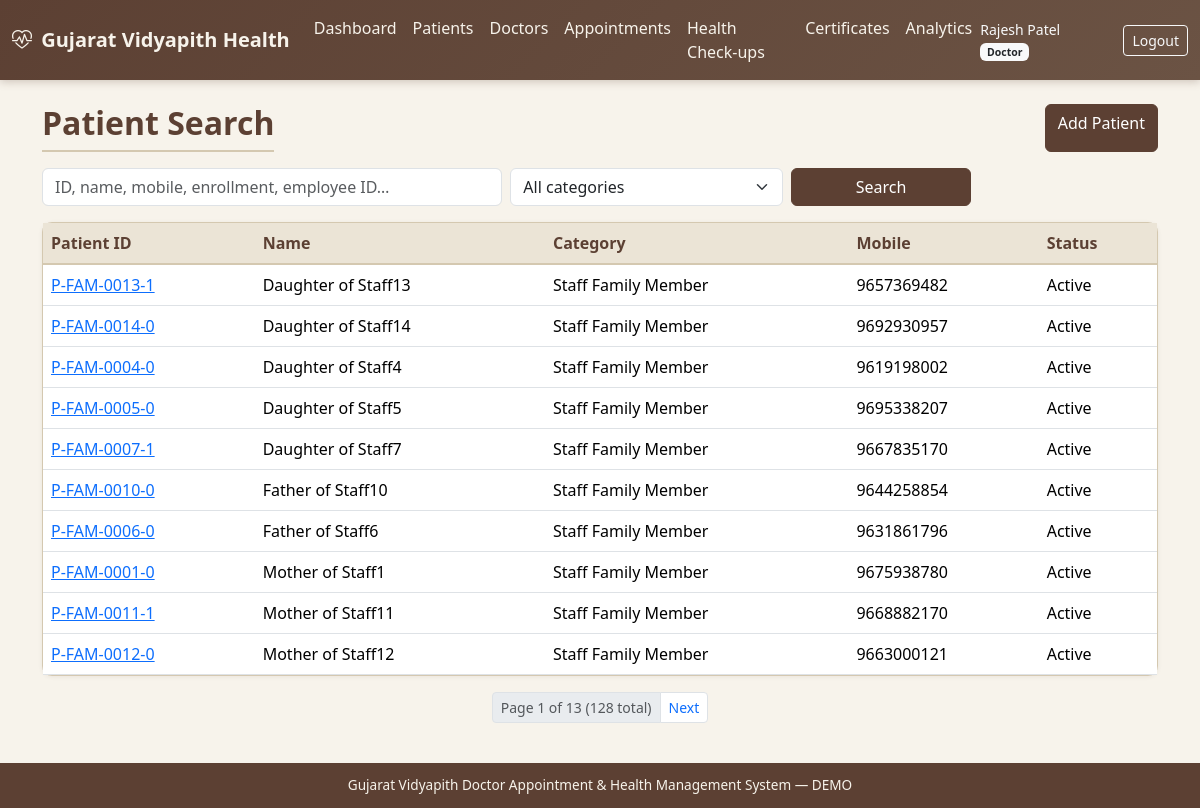
The app's page /patients/ (signed in) with its own data.
### accounts/models.py (models this page shows, shortened)
class User(AbstractUser):
    role = models.ForeignKey(
        Role, on_delete=models.SET_NULL, null=True, blank=True, related_name='users'
    )
    mobile = models.CharField(max_length=15, blank=True)
    gender = models.CharField(
        max_length=10,
        choices=[('Male', 'Male'), ('Female', 'Female'), ('Other', 'Other')],
        blank=True,
    )
    profile_photo = models.ImageField(upload_to='profiles/', blank=True, null=True)
    is_active_user = models.BooleanField(default=True)
    created_at = models.DateTimeField(auto_now_add=True)
    updated_at = models.DateTimeField(auto_now=True)
    class Meta:
        ordering = ['username']
    @property
    def role_code(self):
        return self.role.code if self.role else None
    def has_role(self, *codes):
        return self.role and self.role.code in codes
    def is_doctor_user(self):
        if self.has_role(Role.DOCTOR, Role.ADMIN, Role.SUPER_ADMIN):
            return True
        try:
            return self.doctor_profile is not None
        except Exception:
            return False

class Role(models.Model):
    ADMIN = 'admin'
    DOCTOR = 'doctor'
    STUDENT = 'student'
    STAFF = 'staff'
    STAFF_FAMILY = 'staff_family'
    HOD = 'hod'
    SUPER_ADMIN = 'super_admin'
    ROLE_CHOICES = [
        (ADMIN, 'Administrator'),
        (DOCTOR, 'Doctor'),
        (STUDENT, 'Student'),
        (STAFF, 'Staff'),
        (STAFF_FAMILY, 'Staff Family Member'),
        (HOD, 'HOD'),
        (SUPER_ADMIN, 'Super Administrator'),
    ]
    code = models.CharField(max_length=20, choices=ROLE_CHOICES, unique=True)
    name = models.CharField(max_length=50)
    description = models.TextField(blank=True)
    is_active = models.BooleanField(default=True)
    created_at = models.DateTimeField(auto_now_add=True)
    class Meta:
        ordering = ['name']

### patients/models.py (models this page shows, shortened)
class Patient(models.Model):
    CATEGORY_STUDENT = 'student'
    CATEGORY_STAFF = 'staff'
    CATEGORY_STAFF_FAMILY = 'staff_family'
    CATEGORY_CHOICES = [
        (CATEGORY_STUDENT, 'Student'),
        (CATEGORY_STAFF, 'University Staff'),
        (CATEGORY_STAFF_FAMILY, 'Staff Family Member'),
    ]
    patient_id = models.CharField(max_length=30, unique=True, db_index=True)
    user = models.OneToOneField(
        settings.AUTH_USER_MODEL,
        on_delete=models.SET_NULL,
        null=True,
        blank=True,
        related_name='patient_profile',
    )
    category = models.CharField(max_length=20, choices=CATEGORY_CHOICES, db_index=True)
    name = models.CharField(max_length=150, db_index=True)
    gender = models.CharField(
        max_length=10,
        choices=[('Male', 'Male'), ('Female', 'Female'), ('Other', 'Other')],
        blank=True,
    )
    date_of_birth = models.DateField(null=True, blank=True)
    email = models.EmailField(blank=True, db_index=True)
    mobile = models.CharField(max_length=15, blank=True, db_index=True)
    address = models.TextField(blank=True)
    blood_group = models.CharField(max_length=5, blank=True)
    emergency_contact = models.CharField(max_length=15, blank=True)
    status = models.CharField(
        max_length=20,
        choices=[('Active', 'Active'), ('Inactive', 'Inactive')],
        default='Active',
    )
    created_at = models.DateTimeField(auto_now_add=True)
    updated_at = models.DateTimeField(auto_now=True)
    created_by = models.ForeignKey(
        settings.AUTH_USER_MODEL,
        on_delete=models.SET_NULL,
        null=True,
        blank=True,
        related_name='patients_created',
    )
    class Meta:
        ordering = ['name']
        indexes = [
            models.Index(fields=['name', 'mobile']),
            models.Index(fields=['category', 'status']),
        ]

### patients/views.py (the view, shortened to what this page needs)
# urls.py: path('', views.index, name='index'),
@login_required
def index(request):
    form = PatientSearchForm(request.GET or None)
    own = get_linked_patient(request.user)
    if own and not is_doctor(request.user) and not is_admin(request.user):
        return redirect('patients:detail', patient_id=own.patient_id)
    qs = Patient.objects.filter(status='Active').select_related(
        'student_profile', 'student_profile__department',
        'staff_profile', 'staff_profile__department',
        'family_profile',
    ).order_by('name')
    q = category = ''
    page = Paginator(qs, 10).get_page(request.GET.get('page'))
    return render(request, 'patients/list.html', {
        'page_obj': page, 'form': form, 'q': q, 'category': category,
        'categories': Patient.CATEGORY_CHOICES,
    })

### patients/forms.py
class PatientSearchForm(forms.Form):
    q = forms.CharField(required=False, label='Search', widget=forms.TextInput(attrs={
        'class': 'form-control', 'placeholder': 'Patient ID, name, mobile, email, enrollment, employee ID…'
    }))
    category = forms.ChoiceField(
        required=False,
        choices=[('', 'All categories')] + list(Patient.CATEGORY_CHOICES),
        widget=forms.Select(attrs={'class': 'form-select'}),
    )

### accounts/authorization.py (called while the page is built)
def get_linked_patient(user):
    if not user or not user.is_authenticated:
        return None
    try:
        return user.patient_profile
    except ObjectDoesNotExist:
        return None
    except AttributeError:
        return None

### templates/patients/list.html (shortened to what this page needs)
{% extends "base.html" %}
{% block content %}
<div class="container">
  <div class="d-flex justify-content-between mb-3 flex-wrap gap-2">
    <h2 class="page-title mb-0">Patient Search</h2>
    {% if user.is_doctor_user or user.is_admin_user or user.is_superuser %}
    <a href="{% url 'patients:doctor_add' %}" class="btn btn-gv">Add Patient</a>
    {% endif %}
  </div>
  <form class="row g-2 mb-3" method="get">
    <div class="col-md-5">
      <input type="text" name="q" value="{{ q }}" class="form-control"
             placeholder="ID, name, mobile, enrollment, employee ID…">
    </div>
    <div class="col-md-3">
      <select name="category" class="form-select">
        <option value="">All categories</option>
      </select>
    </div>
    <div class="col-md-2">
      <button class="btn btn-gv w-100" type="submit">Search</button>
    </div>
  </form>
  <div class="card card-gv">
    <div class="table-responsive">
      <table class="table table-gv table-hover mb-0">
        <thead>
          <tr>
            <th>Patient ID</th>
            <th>Name</th>
            <th>Category</th>
            <th>Mobile</th>
            <th>Status</th>
          </tr>
        </thead>
        <tbody>
        {% for p in page_obj %}
          <tr>
            <td><a href="{% url 'patients:detail' p.patient_id %}">{{ p.patient_id }}</a></td>
            <td>{{ p.name }}</td>
            <td>{{ p.get_category_display }}</td>
            <td>{{ p.mobile|default:"—" }}</td>
            <td>{{ p.status }}</td>
          </tr>
        {% empty %}
          <tr><td colspan="5" class="text-center text-muted">No patients found</td></tr>
        {% endfor %}
        </tbody>
      </table>
    </div>
  </div>
  {% include "includes/pagination.html" %}
</div>
{% endblock %}

### templates/base.html (shortened to what this page needs)
{% load static %}
<!DOCTYPE html>
<html lang="en">
<head>
  <link href="https://cdn.jsdelivr.net/npm/bootstrap@5.3.3/dist/css/bootstrap.min.css" rel="stylesheet">
  <link href="https://cdn.jsdelivr.net/npm/bootstrap-icons@1.11.3/font/bootstrap-icons.min.css" rel="stylesheet">
  <link href="{% static 'css/gv-theme.css' %}" rel="stylesheet">
</head>
<body class="d-flex flex-column">
{% if user.is_authenticated %}
<nav class="navbar navbar-expand-lg navbar-gv">
  <div class="container-fluid">
    <a class="navbar-brand fw-semibold" href="{% url 'accounts:dashboard' %}">
      <i class="bi bi-heart-pulse me-1"></i> Gujarat Vidyapith Health
    </a>
    <div class="collapse navbar-collapse" id="navMain">
      <ul class="navbar-nav me-auto">
        <li class="nav-item"><a class="nav-link" href="{% url 'accounts:dashboard' %}">Dashboard</a></li>
        {% if user.is_superuser or user.role_code == 'admin' or user.role_code == 'super_admin' or user.role_code == 'doctor' %}
        <li class="nav-item"><a class="nav-link" href="{% url 'patients:index' %}">Patients</a></li>
        {% endif %}
        <li class="nav-item"><a class="nav-link" href="{% url 'doctors:index' %}">Doctors</a></li>
        <li class="nav-item"><a class="nav-link" href="{% url 'appointments:index' %}">Appointments</a></li>
        <li class="nav-item"><a class="nav-link" href="{% url 'health_records:index' %}">Health Check-ups</a></li>
        <li class="nav-item"><a class="nav-link" href="{% url 'certificates:index' %}">Certificates</a></li>
        <li class="nav-item"><a class="nav-link" href="{% url 'analytics:index' %}">Analytics</a></li>
      </ul>
      <span class="navbar-text text-light me-3 small">
        {{ user.get_full_name|default:user.username }}
        {% if user.role %}<span class="badge bg-light text-dark">{{ user.role.name }}</span>{% endif %}
      </span>
      <a class="btn btn-sm btn-outline-light" href="{% url 'accounts:logout' %}">Logout</a>
    </div>
  </div>
</nav>
{% endif %}
<main class="container-fluid py-4 flex-grow-1">
  {% block content %}{% endblock %}
</main>
<footer class="footer-gv text-center">
  <div class="container">
    Gujarat Vidyapith Doctor Appointment &amp; Health Management System &mdash; DEMO
  </div>
</footer>
</body>
</html>

### static/css/gv-theme.css (style rules this page uses)
:root { --gv-cream: #f7f3eb; --gv-cream-dark: #ebe4d6; --gv-brown: #5c4033; --gv-brown-light: #8b6914; --gv-earth: #6b5344; --gv-muted: #a0896e; --gv-accent: #3d5a40; --gv-text: #2c2416; --gv-border: #d4c8b0; --gv-card: #fffdf8; --gv-success: #4a7c59; --gv-warning: #c4a35a; --gv-danger: #a65d57; }
body { background-color: var(--gv-cream); color: var(--gv-text); font-family: 'Segoe UI', system-ui, -apple-system, sans-serif; min-height: 100vh; }
.navbar-gv { background: linear-gradient(135deg, var(--gv-brown) 0%, var(--gv-earth) 100%); box-shadow: 0 2px 8px rgba(92, 64, 51, 0.25); }
.navbar-gv .navbar-brand, .navbar-gv .nav-link { color: var(--gv-cream) !important; }
.card-gv { background: var(--gv-card); border: 1px solid var(--gv-border); border-radius: 10px; box-shadow: 0 1px 4px rgba(92, 64, 51, 0.08); }
.btn-gv { background: var(--gv-brown); border-color: var(--gv-brown); color: #fff; }
.table-gv thead th { background: var(--gv-cream-dark); color: var(--gv-brown); border-bottom: 2px solid var(--gv-border); font-weight: 600; }
.page-title { color: var(--gv-brown); font-weight: 600; border-bottom: 2px solid var(--gv-border); padding-bottom: 0.5rem; margin-bottom: 1.25rem; }
.footer-gv { background: var(--gv-brown); color: var(--gv-cream); font-size: 0.85rem; padding: 0.75rem 0; margin-top: auto; }

### records on screen
User: get_full_name "Rajesh Patel", role.name "Doctor"
Patient: patient_id "P-FAM-0013-1", name "Daughter of Staff13", category "Staff Family Member", mobile "9657369482", status "Active"
Patient: patient_id "P-FAM-0014-0", name "Daughter of Staff14", category "Staff Family Member", mobile "9692930957", status "Active"
Patient: patient_id "P-FAM-0004-0", name "Daughter of Staff4", category "Staff Family Member", mobile "9619198002", status "Active"
Patient: patient_id "P-FAM-0005-0", name "Daughter of Staff5", category "Staff Family Member", mobile "9695338207", status "Active"
Patient: patient_id "P-FAM-0007-1", name "Daughter of Staff7", category "Staff Family Member", mobile "9667835170", status "Active"
Patient: patient_id "P-FAM-0010-0", name "Father of Staff10", category "Staff Family Member", mobile "9644258854", status "Active"
Patient: patient_id "P-FAM-0006-0", name "Father of Staff6", category "Staff Family Member", mobile "9631861796", status "Active"
Patient: patient_id "P-FAM-0001-0", name "Mother of Staff1", category "Staff Family Member", mobile "9675938780", status "Active"
Patient: patient_id "P-FAM-0011-1", name "Mother of Staff11", category "Staff Family Member", mobile "9668882170", status "Active"
Patient: patient_id "P-FAM-0012-0", name "Mother of Staff12", category "Staff Family Member", mobile "9663000121", status "Active"

### other values on screen
{{ page_obj.number }} "1"
{{ page_obj.paginator.num_pages }} "13"
{{ page_obj.paginator.count }} "128"
